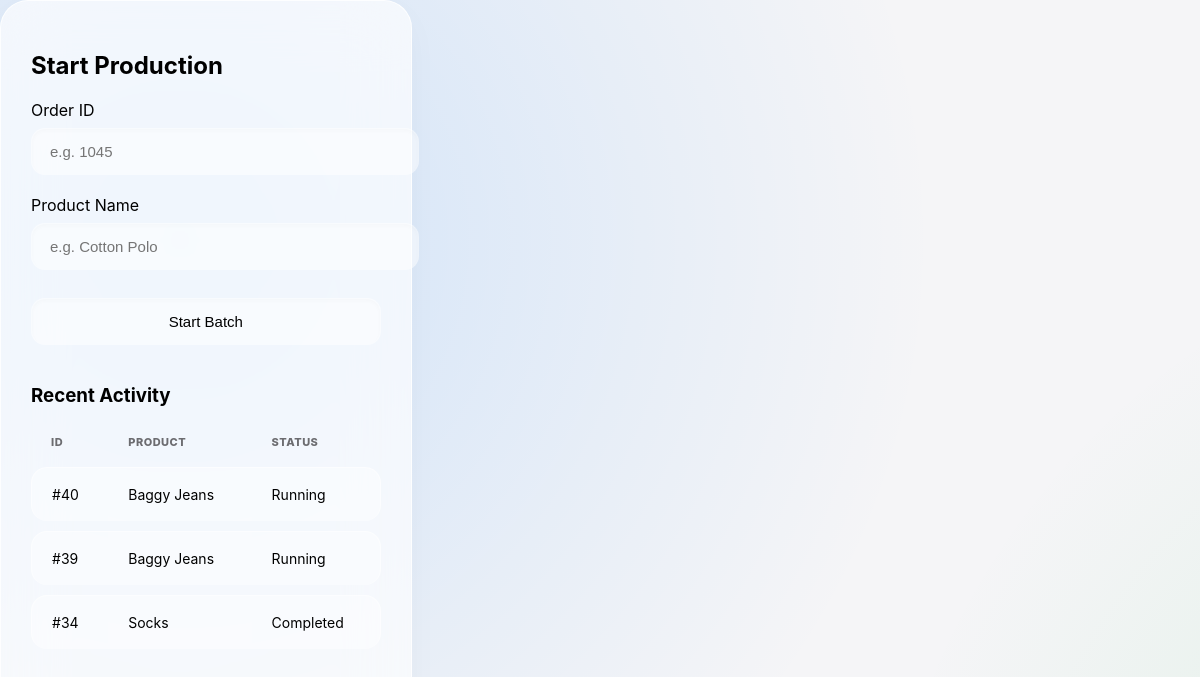
Before: /create_batch.php with the older database file.
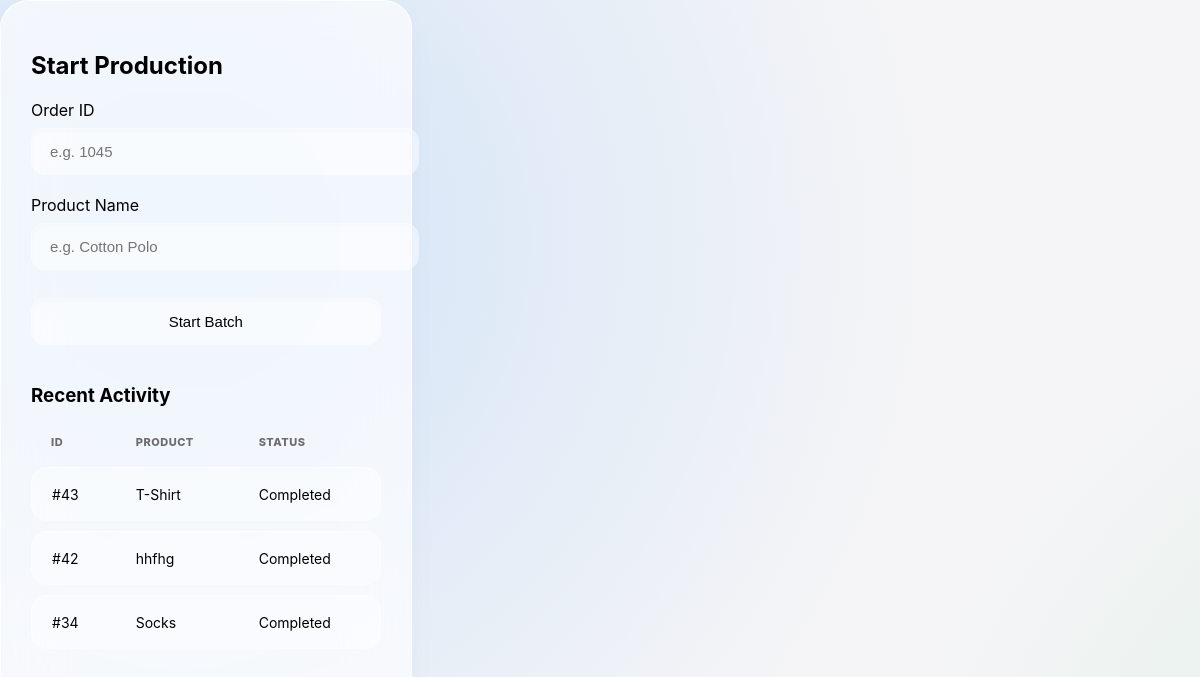
After: the same page with the newer database file.
### tables this page shows
CREATE TABLE `batch` (
  `Batch_ID` int(11) NOT NULL,
  `Order_ID` int(11) NOT NULL,
  `Product_Type` varchar(100) DEFAULT NULL,
  `Start_Time` datetime DEFAULT NULL,
  `End_Time` datetime DEFAULT NULL,
  `Status` enum('Running','Completed','Failed') DEFAULT 'Running',
  `Quantity` int(11) DEFAULT 0,
  `Fabric` varchar(150) DEFAULT 'Standard Cotton',
  `Trims` varchar(150) DEFAULT 'Standard Thread',
  `Variant_Options` varchar(100) DEFAULT 'S-M-L Mixed',
  `Quality_Grade` enum('A','B','C') DEFAULT NULL
);

### create_batch.php (the view, shortened to what this page needs)
<?php
include 'db_connect.php';
?>
<!DOCTYPE html>
<html>
<head>
    <link rel="stylesheet" href="style.css">
</head>
<body>
    <div class="card">
        <h2>Start Production</h2>
        <form method="post" action="">
            <div class="form-group">
                <label>Order ID</label>
                <input type="number" name="order_id" placeholder="e.g. 1045" required>
            </div>
            <div class="form-group">
                <label>Product Name</label>
                <input type="text" name="product_type" placeholder="e.g. Cotton Polo" required>
            </div>
            <input type="submit" value="Start Batch">
        </form>
        <div class="data-list">
            <h3>Recent Activity</h3>
            <table>
                <tr>
                    <th>ID</th>
                    <th>Product</th>
                    <th>Status</th>
                </tr>
                <?php
                $result = $conn->query("SELECT * FROM Batch ORDER BY Batch_ID DESC LIMIT 3");
                if ($result->num_rows > 0) {
                    while($row = $result->fetch_assoc()) {
                        echo "<tr>
                                <td>#" . $row["Batch_ID"]. "</td>
                                <td>" . $row["Product_Type"]. "</td>
                                <td><span class='status-badge'>" . $row["Status"]. "</span></td>
                              </tr>";
                    }
                } else {
                    echo "<tr><td colspan='3' style='text-align:center; color:#999;'>No active batches</td></tr>";
                }
                ?>
            </table>
        </div>
    </div>
</body>
</html>

Changed rows visible on the page:
removed batch: Batch_ID "40", Product_Type "Baggy Jeans", Status "Running"
removed batch: Batch_ID "39", Product_Type "Baggy Jeans", Status "Running"
added batch: Batch_ID "43", Product_Type "T-Shirt", Status "Completed"
added batch: Batch_ID "42", Product_Type "hhfhg", Status "Completed"
